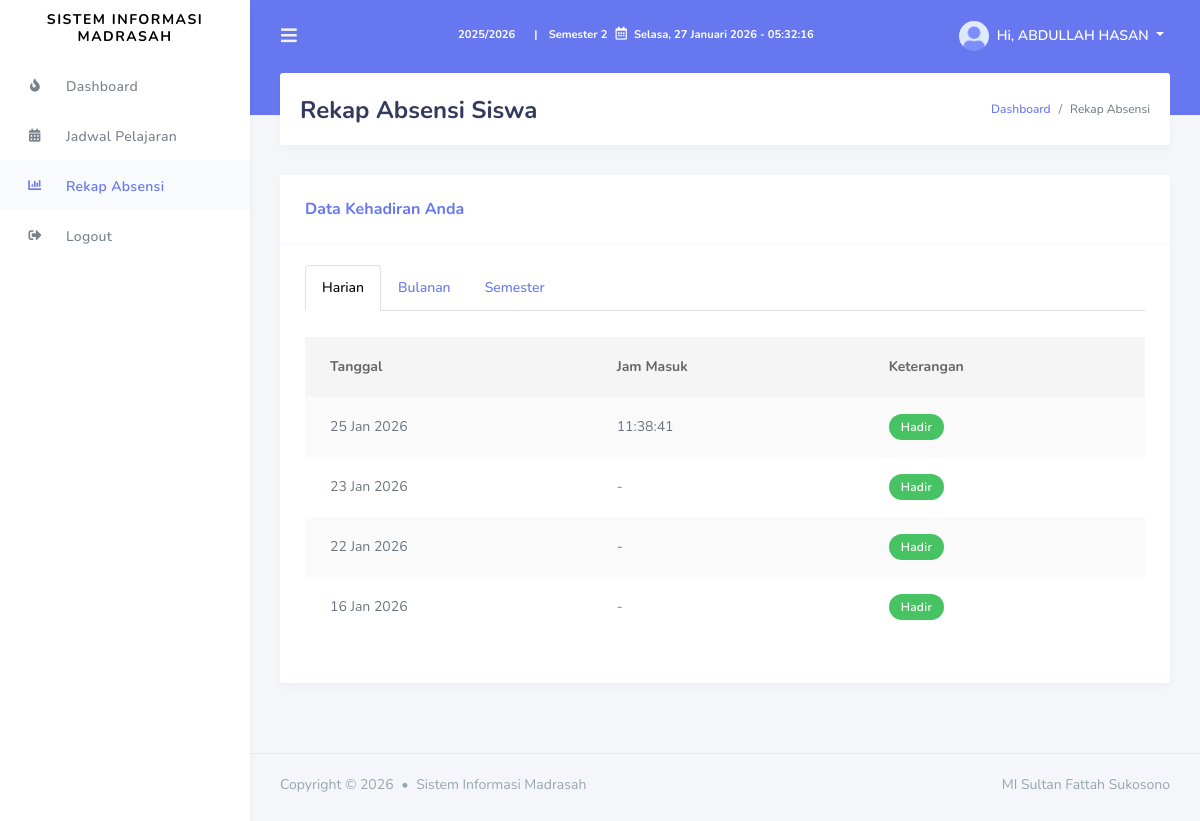
The page /siswa/rekap_absensi.php (signed in) on the database as committed earlier.
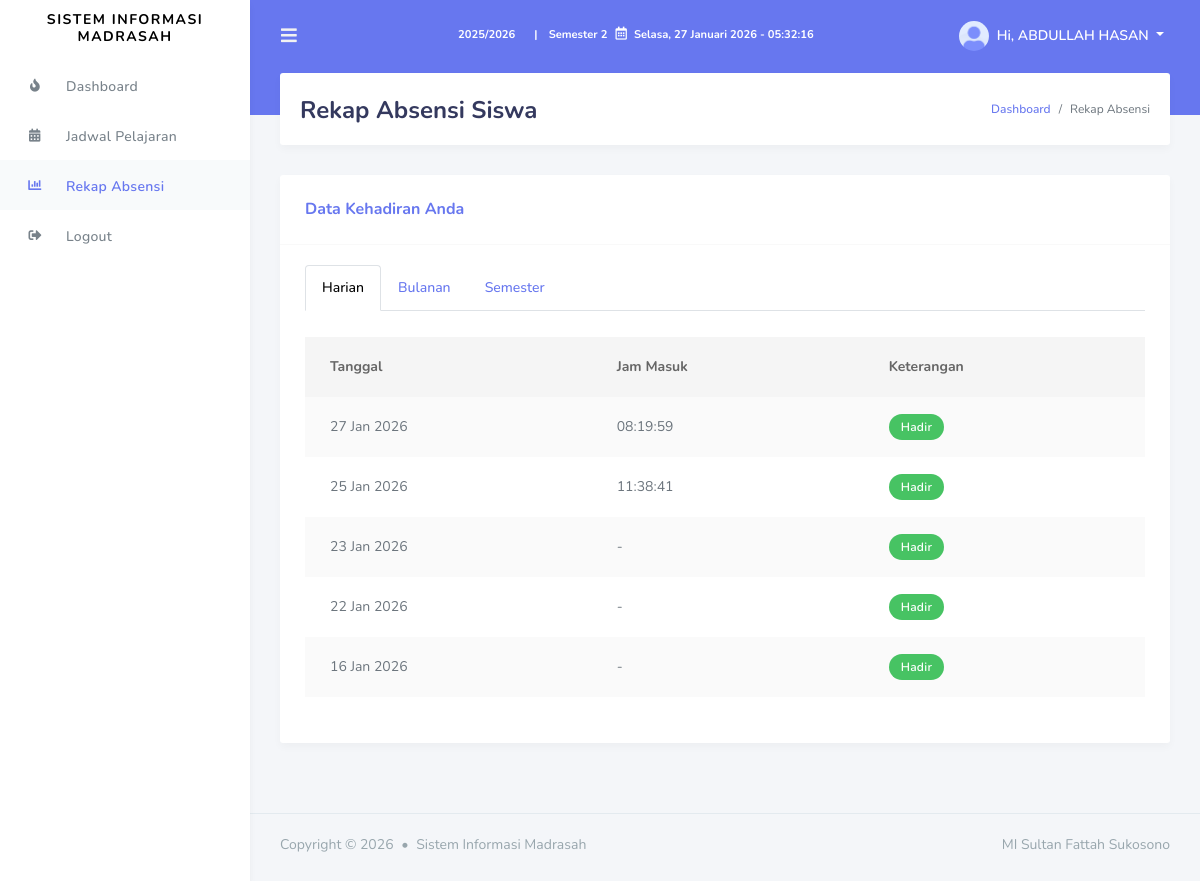
The same page on the database as committed later.
### tables this page shows
CREATE TABLE `tb_absensi` (
  `id_absensi` int NOT NULL AUTO_INCREMENT,
  `id_siswa` int NOT NULL,
  `tanggal` date NOT NULL,
  `jam_masuk` time DEFAULT NULL,
  `jam_keluar` time DEFAULT NULL,
  `keterangan` enum('Hadir','Sakit','Izin','Alpa') NOT NULL,
  `id_guru` int DEFAULT NULL,
  PRIMARY KEY (`id_absensi`),
  KEY `id_siswa` (`id_siswa`),
  KEY `id_guru` (`id_guru`),
  CONSTRAINT `tb_absensi_ibfk_1` FOREIGN KEY (`id_siswa`) REFERENCES `tb_siswa` (`id_siswa`) ON DELETE CASCADE ON UPDATE CASCADE,
  CONSTRAINT `tb_absensi_ibfk_2` FOREIGN KEY (`id_guru`) REFERENCES `tb_guru` (`id_guru`) ON DELETE SET NULL ON UPDATE CASCADE
);

### config/functions.php (called while the page is built, shortened)
<?php
function formatDate($date) {
    $date = new DateTime($date);
    return $date->format('d M Y');
}
?>

### siswa/rekap_absensi.php (the view, shortened to what the changed rows need)
<?php
require_once '../config/database.php';
require_once '../config/functions.php';
$id_siswa = $_SESSION['user_id'];
$stmt = $pdo->prepare("SELECT * FROM tb_absensi WHERE id_siswa = ? ORDER BY tanggal DESC");
$stmt->execute([$id_siswa]);
$harian_data = $stmt->fetchAll(PDO::FETCH_ASSOC);
include '../templates/header.php';
include '../templates/sidebar.php';
?>
<div class="main-content">
    <section class="section">
        <div class="section-header">
            <h1>Rekap Absensi Siswa</h1>
        </div>
        <div class="section-body">
            <div class="row">
                <div class="col-12">
                    <div class="card">
                        <div class="card-body">
                            <div class="tab-content" id="myTabContent">
                                <div class="tab-pane fade show active" id="harian" role="tabpanel" aria-labelledby="harian-tab">
                                    <div class="table-responsive mt-3">
                                        <table class="table table-striped" id="table-harian">
                                            <thead>
                                                <tr>
                                                    <th>Tanggal</th>
                                                    <th>Jam Masuk</th>
                                                    <th>Keterangan</th>
                                                </tr>
                                            </thead>
                                            <tbody>
                                                <?php if (count($harian_data) > 0): ?>
                                                    <?php foreach ($harian_data as $row): ?>
                                                        <tr>
                                                            <td><?php echo formatDate($row['tanggal']); ?></td>
                                                            <td><?php echo $row['jam_masuk'] ?: '-'; ?></td>
                                                            <td>
                                                                <?php
                                                                $badge_class = 'secondary';
                                                                if ($row['keterangan'] == 'Hadir') $badge_class = 'success';
                                                                elseif ($row['keterangan'] == 'Sakit') $badge_class = 'warning';
                                                                elseif ($row['keterangan'] == 'Izin') $badge_class = 'info';
                                                                elseif ($row['keterangan'] == 'Alpa') $badge_class = 'danger';
                                                                elseif ($row['keterangan'] == 'Terlambat') $badge_class = 'secondary';
                                                                ?>
                                                                <div class="badge badge-<?php echo $badge_class; ?>"><?php echo $row['keterangan']; ?></div>
                                                            </td>
                                                        </tr>
                                                    <?php endforeach; ?>
                                                <?php else: ?>
                                                    <tr>
                                                        <td colspan="3" class="text-center">Belum ada data absensi.</td>
                                                    </tr>
                                                <?php endif; ?>
                                            </tbody>
                                        </table>
                                    </div>
                                </div>
                            </div>
                        </div>
                    </div>
                </div>
            </div>
        </div>
    </section>
</div>
<?php
include '../templates/footer.php';
?>

### templates/sidebar.php (shortened to what the changed rows need)
<?php
$current_page = basename($_SERVER['PHP_SELF']);
$user_level = getUserLevel();
$menu_items = [];
switch ($user_level) {
    case 'siswa':
        $menu_items = [
            [
                'title' => 'Dashboard',
                'icon' => 'fas fa-fire',
                'url' => '../siswa/dashboard.php',
                'active' => $current_page === 'dashboard.php'
            ],
            [
                'title' => 'Jadwal Pelajaran',
                'icon' => 'fas fa-calendar-alt',
                'url' => '../siswa/jadwal_pelajaran.php',
                'active' => $current_page === 'jadwal_pelajaran.php'
            ],
            [
                'title' => 'Rekap Absensi',
                'icon' => 'fas fa-chart-bar',
                'url' => '../siswa/rekap_absensi.php',
                'active' => $current_page === 'rekap_absensi.php'
            ],
            [
                'title' => 'Logout',
                'icon' => 'fas fa-sign-out-alt',
                'url' => '#',
                'active' => false,
                'attributes' => 'onclick="confirmLogoutInline(); return false;"'
            ]
        ];
        break;
}
?>
<div class="main-sidebar">
    <aside id="sidebar-wrapper">
        <ul class="sidebar-menu">
            <?php foreach ($menu_items as $item): ?>
                <?php if (isset($item['submenu'])): ?>
                    <li class="nav-item dropdown <?php echo $item['active'] ? 'active' : ''; ?>">
                        <a href="#" class="nav-link has-dropdown"><i class="<?php echo $item['icon']; ?>"></i><span><?php echo $item['title']; ?></span></a>
                        <ul class="dropdown-menu">
                            <?php foreach ($item['submenu'] as $subitem): ?>
                                <li><a class="nav-link <?php echo $subitem['active'] ? 'active' : ''; ?>" href="<?php echo $subitem['url']; ?>"><?php echo $subitem['title']; ?></a></li>
                            <?php endforeach; ?>
                        </ul>
                    </li>
                <?php else: ?>
                    <li class="<?php echo $item['active'] ? 'active' : ''; ?>">
                        <a class="nav-link"
                           href="<?php echo $item['url']; ?>"
                           <?php if (isset($item['attributes'])): ?>
                               <?php echo $item['attributes']; ?>
                           <?php endif; ?>>
                            <i class="<?php echo $item['icon']; ?>"></i>
                            <span><?php echo $item['title']; ?></span>
                        </a>
                    </li>
                <?php endif; ?>
            <?php endforeach; ?>
        </ul>
    </aside>
</div>
</div>

Rows that differ between the two databases and show on the page:
added tb_absensi: tanggal "27 Jan 2026", jam_masuk "08:19:59", keterangan "Hadir"
